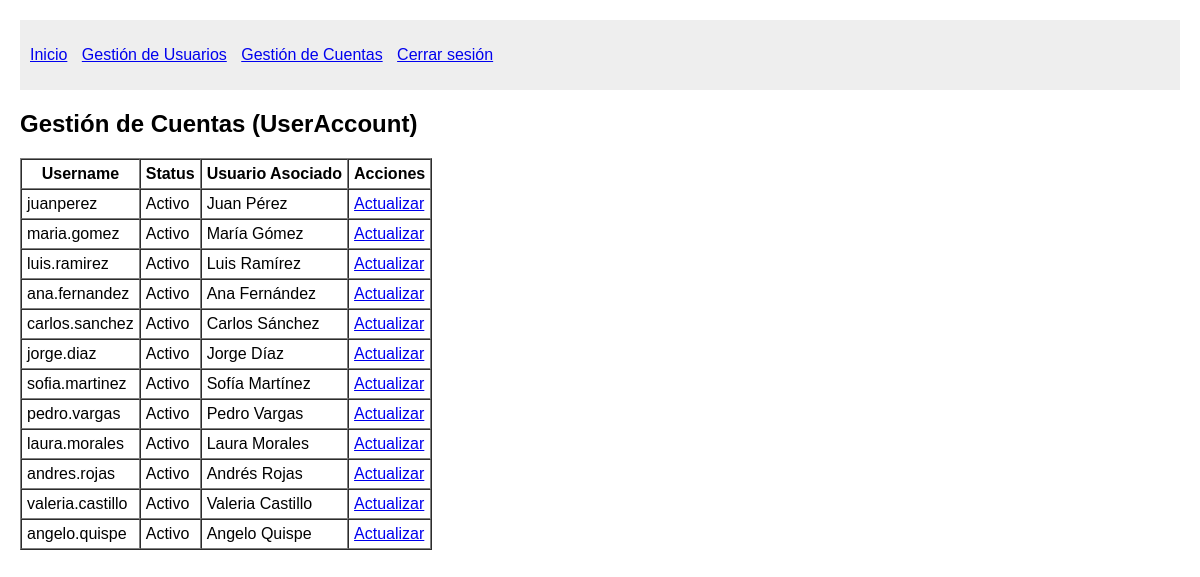
The page /accounts/ (signed in) on the database its author committed.
### System/models.py (models this page shows)
class UserAccount(models.Model):
    username = models.CharField(max_length=50, unique=True)
    password = models.CharField(max_length=128)  # Esto luego lo encriptaremos
    usuario = models.OneToOneField(Usuario, on_delete=models.CASCADE)
    status = models.CharField(max_length=20)

class Usuario(models.Model):
    first_name = models.CharField(max_length=50)
    middle_name = models.CharField(max_length=50, blank=True, null=True)
    last_name = models.CharField(max_length=50)
    second_last_name = models.CharField(max_length=50, blank=True, null=True)
    user_type = models.CharField(max_length=50)
    position = models.ForeignKey(Position, on_delete=models.PROTECT)

### System/views.py (the view)
# urls.py: path('accounts/', views.list_accounts, name='list_accounts'),
@login_required
def list_accounts(request):
    accounts = UserAccount.objects.all()
    return render(request, 'System/manage_accounts.html', {'accounts': accounts})

### System/views.py (called while the page is built)
def login_required(view_func):
    @wraps(view_func)
    def wrapped_view(request, *args, **kwargs):
        if not request.session.get('user_id'):
            return redirect('login')
        return view_func(request, *args, **kwargs)
    return wrapped_view

### System/templates/System/manage_accounts.html (shortened to what this page needs)
{% extends 'System/base.html' %}
{% load static %}
{% block content %}
    <h2>Gestión de Cuentas (UserAccount)</h2>
    <table border="1" cellspacing="0" cellpadding="5">
        <thead>
            <tr>
                <th>Username</th>
                <th>Status</th>
                <th>Usuario Asociado</th>
                <th>Acciones</th>
            </tr>
        </thead>
        <tbody>
            {% for account in accounts %}
                <tr>
                    <td>{{ account.username }}</td>
                    <td>{{ account.status }}</td>
                    <td>{{ account.usuario.first_name }} {{ account.usuario.last_name }}</td>
                    <td>
                        <a href="{% url 'update_account' account.id %}">Actualizar</a>
                    </td>
                </tr>
            {% empty %}
                <tr>
                    <td colspan="4">No existen cuentas registradas.</td>
                </tr>
            {% endfor %}
        </tbody>
    </table>
{% endblock %}

### System/static/css/styles.css (style rules this page uses)
body { font-family: Arial, sans-serif; margin: 20px; }

### rows shown on the page
UserAccount: username "juanperez", status "Activo", usuario.first_name "Juan", usuario.last_name "Pérez"
UserAccount: username "maria.gomez", status "Activo", usuario.first_name "María", usuario.last_name "Gómez"
UserAccount: username "luis.ramirez", status "Activo", usuario.first_name "Luis", usuario.last_name "Ramírez"
UserAccount: username "ana.fernandez", status "Activo", usuario.first_name "Ana", usuario.last_name "Fernández"
UserAccount: username "carlos.sanchez", status "Activo", usuario.first_name "Carlos", usuario.last_name "Sánchez"
UserAccount: username "jorge.diaz", status "Activo", usuario.first_name "Jorge", usuario.last_name "Díaz"
UserAccount: username "sofia.martinez", status "Activo", usuario.first_name "Sofía", usuario.last_name "Martínez"
UserAccount: username "pedro.vargas", status "Activo", usuario.first_name "Pedro", usuario.last_name "Vargas"
UserAccount: username "laura.morales", status "Activo", usuario.first_name "Laura", usuario.last_name "Morales"
UserAccount: username "andres.rojas", status "Activo", usuario.first_name "Andrés", usuario.last_name "Rojas"
UserAccount: username "valeria.castillo", status "Activo", usuario.first_name "Valeria", usuario.last_name "Castillo"
UserAccount: username "angelo.quispe", status "Activo", usuario.first_name "Angelo", usuario.last_name "Quispe"
